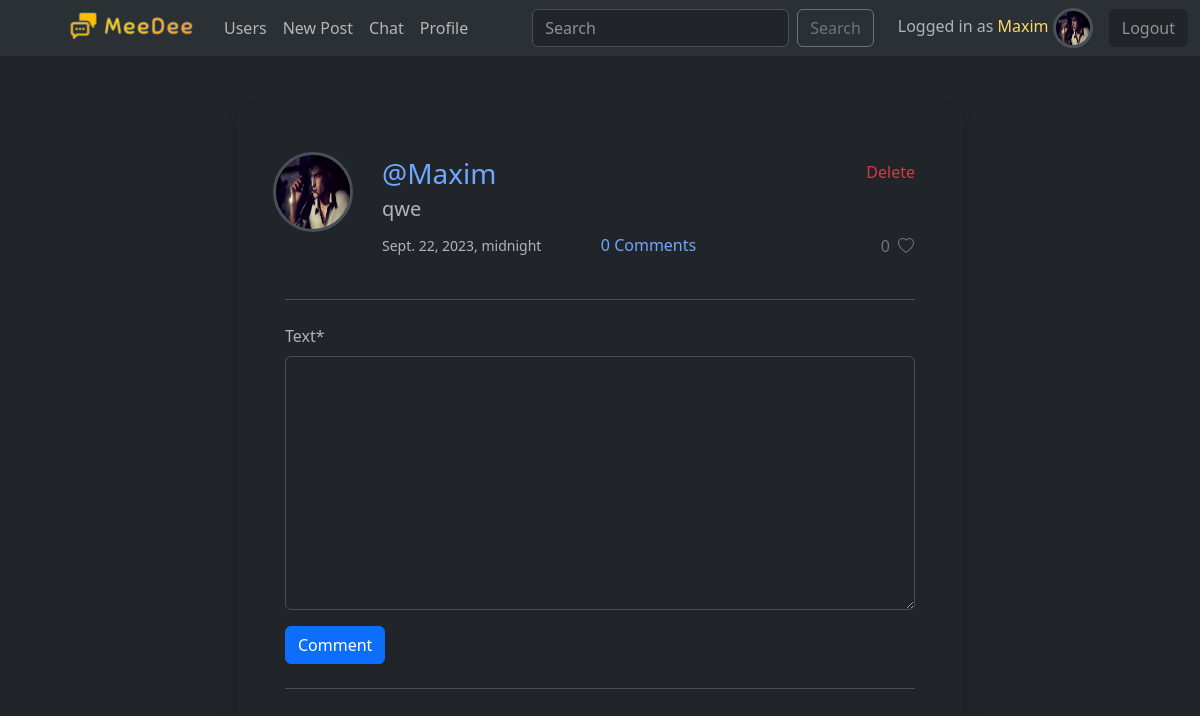
/post/46/ (signed in), run on an earlier commit of the app's database.
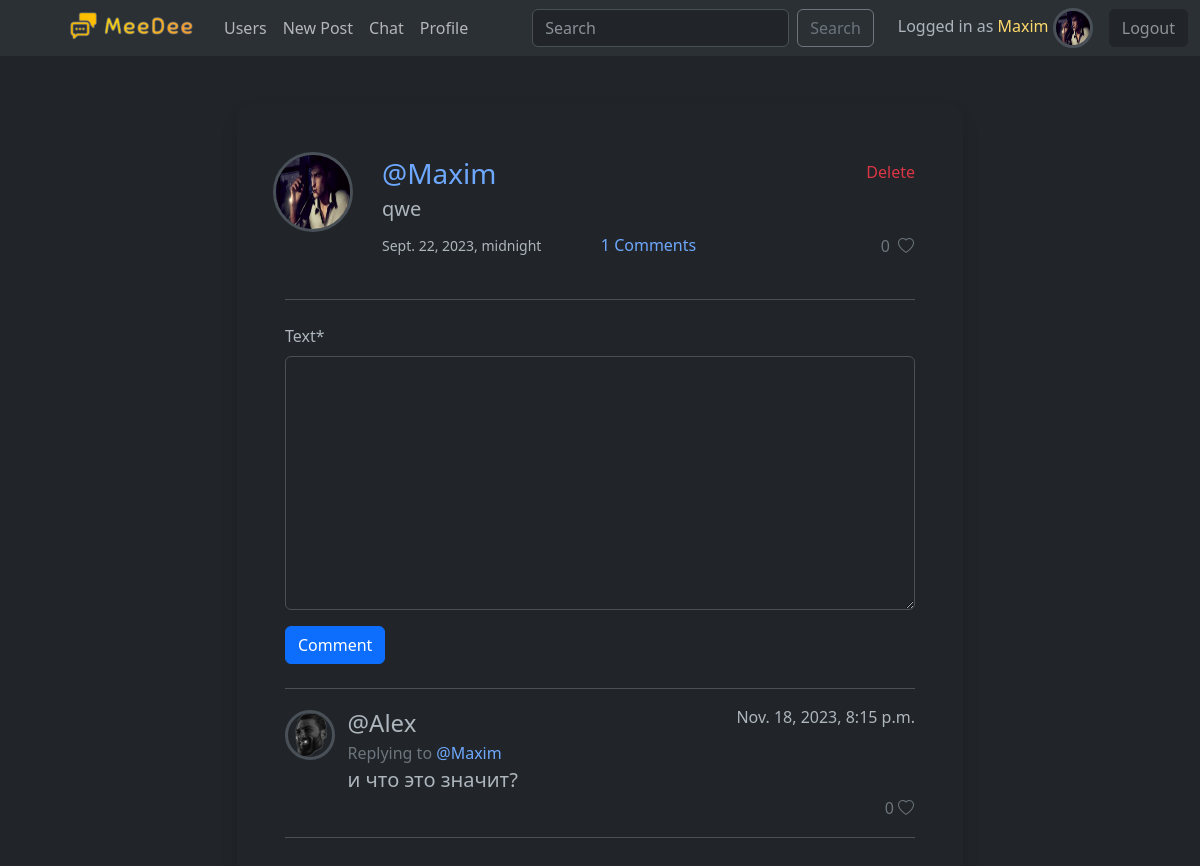
And on a later commit of the database.
### social/models.py (models this page shows, shortened)
class Post(models.Model):
    image = models.ImageField(upload_to="images", null=True, blank=True)
    text = models.TextField(max_length=300, blank=True)
    author = models.ForeignKey(User, on_delete=models.SET_NULL, null=True, related_name="posts")
    date = models.DateTimeField(auto_now=True)
    likes = models.ManyToManyField(User, related_name="post_like")
    def number_of_likes(self):
        return self.likes.count()
    class Meta:
        ordering = ["-date"]

class User(AbstractUser):
    friends = models.ManyToManyField("User", blank=True)
    username = models.CharField(max_length=12)
    email = models.EmailField(unique=True)
    bio = models.TextField(max_length=300, blank=True)
    avatar = models.ImageField(upload_to="images", default="no-avatar.png")
    date_of_birth = models.DateField(null=True, blank=True)
    online_status = models.BooleanField(default=False)
    USERNAME_FIELD = "email"
    REQUIRED_FIELDS = ["username"]

class Comment(models.Model):
    author = models.ForeignKey(User, on_delete=models.SET_NULL, null=True, related_name="comments")
    text = models.TextField(max_length=300)
    post = models.ForeignKey(Post, on_delete=models.CASCADE, related_name="comments")
    likes = models.ManyToManyField(User, related_name="comment_like")
    date = models.DateTimeField(auto_now=True)
    def number_of_likes(self):
        return self.likes.count()
    class Meta:
        ordering = ["date"]

### social/views.py (the view, shortened to what this page needs)
# urls.py: path('post/<int:pk>/', views.PostDetailView.as_view(), name='detail-post'),
class PostDetailView(View):
    def get(self, request, pk):
        post = get_object_or_404(Post, id=pk)
        context = {
            "post": post,
            "comment_form": CommentCreateForm,
            "comments": post.comments.all(),
        }
        return render(request, 'social/post_detail.html', context)

### social/templates/social/post_detail.html (shortened to what this page needs)
{% extends "base.html" %}
{% load static %}
{% load crispy_forms_tags %}
{% block body %}
<div class="container mt-5" style="width: 750px;">
    <div class="modal-content  rounded-4 shadow p-5">
        <div>{% include "social/post.html" %}</div>
        <div class='border-bottom pb-4'>
            {% if user.is_authenticated %}
                {% crispy comment_form %}
            {% else %}
            <div class="text-center">
                <a class="btn btn-outline-warning" href="{% url 'login' %}?next={{request.path}}">Log in to leave a comment!</a>
            </div>
            {% endif %}
        </div>
        {% for comment in comments %}
            <div class='border-bottom py-3'>
                <div class='row align-items-center'>
                    <div class="col-1 me-2">
                        <img src="{{ comment.author.avatar.url }}" alt="" class="border border-3 rounded-circle" style="max-width: 50px; min-height: 50px;">
                    </div>
                    <div class="col">
                        <div class='fs-4'>@{{ comment.author.username }}</div>
                        <div class='text-secondary fs-6'>Replying to <a href="" class='text-decoration-none'>@{{ comment.post.author.username }}</a></div>
                    </div>
                    <div class="col align-self-start text-end">
                        {{ comment.date }}
                    </div>
                </div>
                <div class="row">
                    <div class="col-1 me-2"></div>
                    <div class="col fs-5">{{ comment.text }}</div>
                </div>
                <div class="row">
                    <div class='col align-self-end text-end ps-0'>
                        {% if user.is_authenticated %}
                        <form action="{% url 'comment-like' %}" method="POST" class="like-comment" id="{{ comment.id }}">
                            <button type="submit" name="comment_id" value="{{comment.id}}" class="btn btn-link text-decoration-none p-0">
                                {% if comment in user.comment_like.all %}
                                    <div class="text-danger like-btn-{{ comment.id }}">
                                        <span class="ms-1 like-counter{{ comment.id }}">{{ comment.number_of_likes }}</span> <i class="bi bi-heart-fill"></i>
                                    </div>
                                {% else %}
                                    <div class="text-secondary like-btn-{{ comment.id }}">
                                        <span class="ms-1 like-counter{{ comment.id }}">{{ comment.number_of_likes }}</span> <i class="bi bi-heart"></i>
                                    </div>
                                {% endif %}
                            </button>
                        </form>
                        {% else %}
                            <a class="btn btn-outline-info" href="{% url 'login' %}?next={{request.path}}">Log in to like this!</a><br>
                        {% endif %}
                    </div>
                </div>
            </div>
        {% endfor %}
    </div>
</div>
{% endblock %}

### social/templates/social/post.html (shortened to what this page needs)
{% load static %}
<div class="h-100  justify-content-center border-bottom pb-4 mb-4">
    <div class="" style="min-width: 550px;">
        <div class='row align-items-center mb-3'>
            <div class="col-2 align-self-start px-0">
            {% if post.author.avatar %}
                <img src="{{ post.author.avatar.url }}" alt="" class="border border-3 rounded-circle" style="max-width: 80px; min-height: 80px;">
            {% else %}
                <img src="{% static 'images/no-avatar.png' %}" alt="" class="border border-3 rounded-circle" style="max-width: 80px; min-height: 80px;">
            {% endif %}
            </div>
            <div class="col align-self-start ps-0">
                {% if post.author == request.user %}
                    <div class='d-flex justify-content-between'>
                        <div class='d-inline-flex'><a href="{% url 'profile' post.author.id %}" class='text-decoration-none fs-3'>@{{ post.author.username }}</a></div>
                        <div class='d-inline-flex pt-2'>
                            <form action="" method='POST'>
                                <a class='text-decoration-none text-danger' data-bs-toggle="modal" data-bs-target="#exampleModal{{ post.id }}"  href="">Delete</a>
                            </form>
                        </div>
                    </div>
                {% else %}
                    <a href="{% url 'profile' post.author.id %}" class='text-decoration-none fs-3'>@{{ post.author.username }}</a>
                {% endif %}
                <div class="fs-5 mb-2">{{ post.text }}</div>
                <div class="row mt-2 align-items-center">
                    <div class="col text-start align-self-center small">{{ post.date }}</div>
                    <div class='col text-center'>
                        <a class='text-decoration-none' href="{% url 'detail-post' post.id %}">{{ post.comments.count }} Comments</a>
                    </div>
                    <div class="col text-end">
                    {% if user.is_authenticated %}
                        <form action="{% url 'post-like' %}" method="POST" class="like-post" id="{{ post.id }}">
                                <button type="submit" name="post_id" value="{{post.id}}" class="btn btn-link text-decoration-none p-0">
                                    {% if post in user.post_like.all %}
                                        <div class="text-danger like-btn-{{ post.id }}">
                                            <span class="me-1 like-counter{{ post.id }}">{{ post.number_of_likes }}</span> <i class="bi bi-heart-fill"></i>
                                        </div>
                                    {% else %}
                                        <div class="text-secondary like-btn-{{ post.id }}">
                                            <span class="me-1 like-counter{{ post.id }}">{{ post.number_of_likes }}</span> <i class="bi bi-heart"></i>
                                        </div>
                                    {% endif %}
                                </button>
                        </form>
                    {% else %}
                        <a class="btn btn-outline-info" href="{% url 'login' %}?next={{request.path}}">Log in to like this!</a><br>
                    {% endif %}
                    </div>
                </div>
            </div>
        </div>
    </div>
</div>

What changed in the data, as far as the page shows it:
computed for Post "qwe": comments.count "0" → "1"
added Comment: author.avatar (picture), author.username "Alex", post.author.username "Maxim", date "Nov. 18, 2023, 8:15 p.m.", text "и что это значит?", number_of_likes "0"
